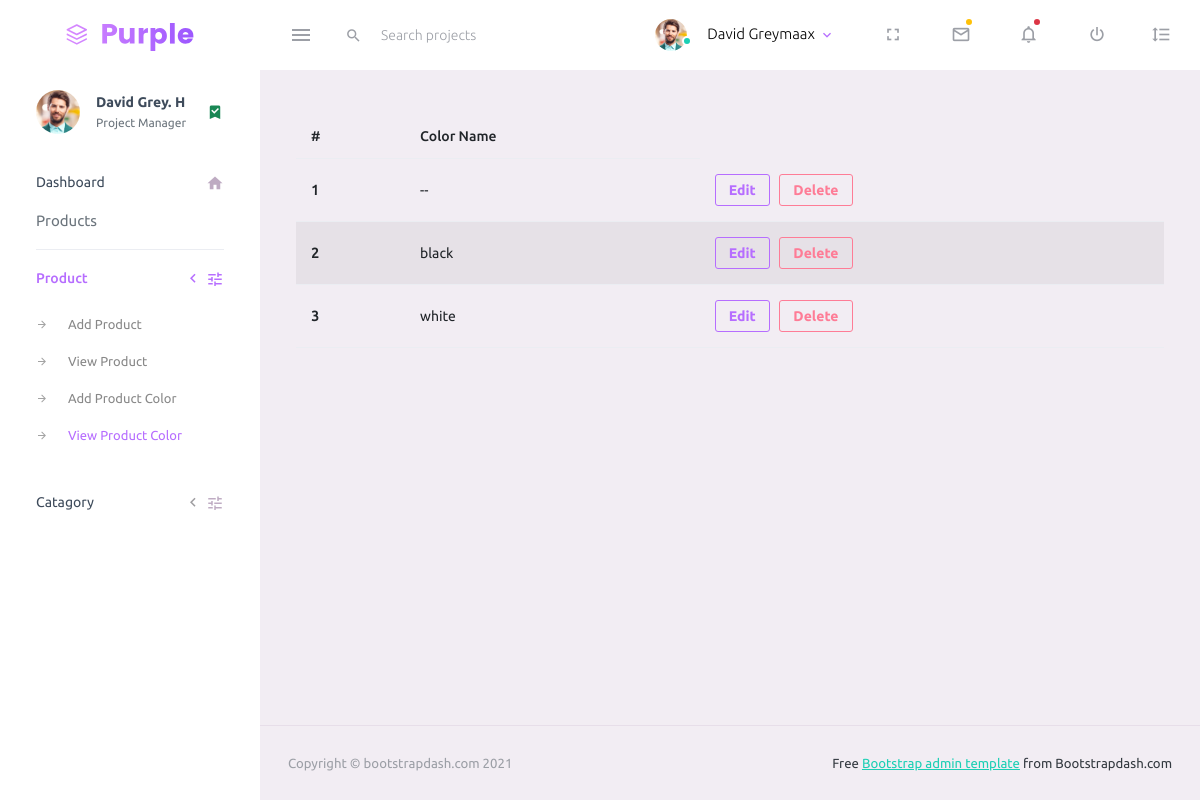
The app's page /admin/view_color.php (signed in) with its own data.
### tables this page shows
CREATE TABLE `color` (
  `color_id` int(11) NOT NULL,
  `color_name` varchar(255) NOT NULL
);

### admin/view_color.php (the view, shortened to what this page needs)
<?php
include "header.php";
?>
<?php
$connection = mysqli_connect('localhost', 'root', '', 'priyank_ecom');
$qry = "select * from color";
$run = mysqli_query($connection, $qry);
?>
<div class="content-wrapper">
    <table class="table table-striped table-responsive">
        <thead>
            <tr>
                <th scope="col">#</th>
                <th scope="col">Color Name</th>
            </tr>
        </thead>
        <tbody>
            <?php foreach ($run as $k => $user) { ?>
                <tr>
                    <th scope="row"><?php echo ++$k; ?></th>
                    <td><?php echo $user['color_name'] ?></td>
                    <td><button class="btn btn-sm btn-outline-primary">Edit</button>&nbsp;&nbsp;
                        <button class="btn btn-sm btn-outline-danger del_btn" data-color_id="<?php echo $user['color_id']?>" >Delete</button>
                    </td>
                </tr>
            <?php } ?>
        </tbody>
    </table>
</div>
<?php
include "footer.php";
?>

### records on screen
color: color_name "--"
color: color_name "black"
color: color_name "white"
